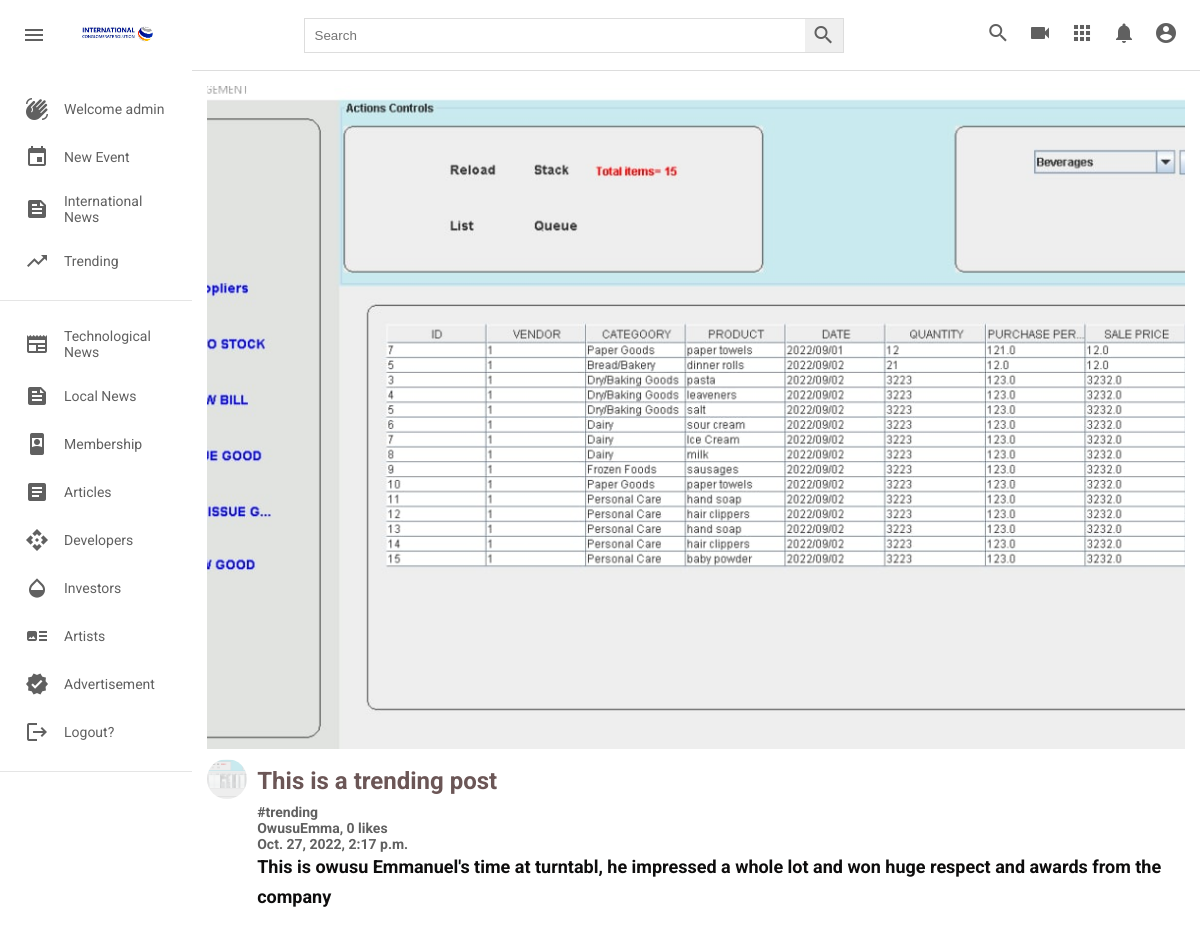
The page /trendings/1/ (signed in) on the database its author committed.
### post/models.py (models this page shows, shortened)
class TreandingPost(models.Model):
    title = models.CharField(max_length=500, verbose_name="title", blank=True)
    picture = models.ImageField(upload_to=user_directory_path, verbose_name="Picture", null=True)
    caption = models.CharField(max_length=500000, verbose_name="Caption")
    posted = models.DateTimeField(auto_now_add=True)
    tag = models.ManyToManyField(Tag, related_name="trendingPostTag")
    user = models.ForeignKey(User, on_delete=models.CASCADE)
    likes = models.IntegerField(default=0)

class Tag(models.Model):
    title = models.CharField(max_length=100, verbose_name='tag')
    slug = models.SlugField(null=False, unique=True, default=uuid.uuid1)
    class Meta:
        verbose_name = 'Tag'
        verbose_name_plural = 'Tags'
    def __str__(self):
        return self.title

### post/views.py (the view)
# urls.py: path('trendings/<int:id>/', views.trending_detailed_page, name="trending_detailed_page"),
def trending_detailed_page(request, id):
    trending_detail_page = TreandingPost.objects.get(id=id)
    return render(request, 'trending_detail_page.html', {'trending_detailed_pages':trending_detail_page})

### templates/trending_detail_page.html
{% extends 'base.html' %}
{% load static %}
   {% block content %}
     <div class="detailPage_videos">
        <div class="detailPage_videos__container">
            <div class="detailPage_video">
                <div class="detailPage_video__thumbnail">
                <img src="{{ trending_detailed_pages.picture.url }}" alt="" />
                </div>
                <div class="video__details">
                    <div class="detailPage_author">
                        <img
                        src="{{ trending_detailed_pages.picture.url }}"
                        alt=""
                        />
                    </div>
                    <div class="detailPage_title">
                        <h3> <a href=""> {{ trending_detailed_pages.title }}</a></h3>
                        <h2><b>{% for tag in trending_detailed_pages.tag.all%}<a href="{{tag.get_absolute_url}}"> #{{tag}} </a><br>{% endfor %}</b></h2>
                        <h2><b><a href=""> {{trending_detailed_pages.user.username}}, {{trending_detailed_pages.likes}} likes </a></b></h2>
                        <h2> <b> <a href="">{{trending_detailed_pages.posted}}</a> </b></h2>
                        <h4> <a href=""> {{ trending_detailed_pages.caption }}</a></h4>
                    </div>
                </div>
            </div>
        </div>
      </div>
    </div>
   {% endblock content %}

### templates/base.html (shortened to what this page needs)
{% load static %}
<html lang="en">
  <head>
    <link rel="stylesheet" href={% static 'styles.css'%} />
  </head>
  <body>
    {% if user.is_authenticated %}
    <div class="header">
      <div class="header__left">
        <i id="menu" class="material-icons">menu</i>
        <img
          src={% static 'images/mainlogo.jpg'%}
          alt=""
        />
      </div>
      <div class="header__search">
        <form action="">
          <input type="text" placeholder="Search" />
          <button><i class="material-icons">search</i></button>
        </form>
      </div>
      <div class="header__icons">
        <i class="material-icons display-this">search</i>
        <i class="material-icons">videocam</i>
        <i class="material-icons">apps</i>
        <i class="material-icons">notifications</i>
        <a href="{% url 'profile' request.user.username %}"
        class="nav-item nav-link {% if request.user.username in request.path %}active{% endif %}">
        <i class="material-icons display-this">account_circle</i>
        </a>
      </div>
    </div>
    <div class="mainBody">
      <div class="sidebar">
        <div class="sidebar__categories">
          <div class="sidebar__category">
            <i class="material-icons">waving_hand</i>
            <span>Welcome {{ user.username }}</span>
          </div>
          <div class="sidebar__category">
            <i class="material-icons">event</i>
            <span><a style="text-decoration:none; color: rgb(96, 96, 96);" href="{% url 'newevent' %}">New Event</a></span>
          </div>
          <div class="sidebar__category">
            <i class="material-icons">feed</i>
            <span><a style="text-decoration:none; color: rgb(96, 96, 96);" href="{% url 'internationalnews' %}">International News</a></span>
          </div>
          <div class="sidebar__category">
            <i class="material-icons">trending_up</i>
            <span><a style="text-decoration:none; color: rgb(96, 96, 96);" href="{% url 'trending' %}">Trending</a></span>
          </div>
        </div>
        <hr />
        <div class="sidebar__categories">
          <div class="sidebar__category">
            <i class="material-icons">newspaper</i>
            <span>Technological News</span>
          </div>
          <div class="sidebar__category">
            <i class="material-icons">feed</i>
            <span>Local News</span>
          </div>
          <div class="sidebar__category">
            <i class="material-icons">remember_me</i>
            <span>Membership</span>
          </div>
          <div class="sidebar__category">
            <i class="material-icons">article</i>
            <span>Articles</span>
          </div>
          <div class="sidebar__category">
            <i class="material-icons">api</i>
            <span>Developers</span>
          </div>
          <div class="sidebar__category">
            <i class="material-icons">opacity</i>
            <span>Investors</span>
          </div>
          <div class="sidebar__category">
            <i class="material-icons">art_track</i>
            <span> Artists</span>
          </div>
          <div class="sidebar__category">
            <i class="material-icons">verified</i>
            <span>Advertisement</span>
          </div>
          <div class="sidebar__category">
            <i class="material-icons">logout</i>
            <span><a style="text-decoration:none; color: rgb(96, 96, 96);" href="{% url 'logout' %}">Logout?</a></span>
          </div>
        </div>
        <hr />
      </div>
      {% else %}
        <div class="alert alert-success" role="alert">
            <h3>Welcome!</h3>
            <a href="{% url 'register' %}">Signup</a>
            <a href="{% url 'login' %}">Login</a>
        </div>
      {% endif %}
    {% block content %}
    {% endblock content %}
  </body>
</html>

### static/styles.css (style rules this page uses)
* { margin: 0; padding: 0; box-sizing: border-box; }
body { font-family: 'Roboto', sans-serif; }
.material-icons { color: rgb(96, 96, 96); }
.header { display: flex; justify-content: space-between; align-items: center; height: 70px; padding: 15px; }
.header__left { display: flex; align-items: center; }
.header__left img { width: 100px; margin-left: 15px; }
.header i { padding: 0 7px; cursor: pointer; }
.header__search form { border: 1px solid #ddd; height: 35px; margin: 0; padding: 0; display: flex; }
.header__search input { width: 500px; padding: 10px; margin: 0; border-radius: 0; border: none; height: 100%; }
.header__search button { padding: 0; margin: 0; height: 100%; border: none; border-radius: 0; }
.mainBody { height: calc(100vh - 70px); display: flex; overflow: hidden; }
.sidebar { height: 100%; width: 230px; background-color: white; overflow-y: scroll; }
.sidebar__categories { width: 100%; display: flex; flex-direction: column; margin-bottom: 15px; margin-top: 15px; }
.sidebar__category { display: flex; align-items: center; padding: 12px 25px; }
.sidebar__category span { margin-left: 15px; }
hr { height: 1px; background-color: #e5e5e5; border: none; }
.video__details { display: flex; margin-top: 10px; }
.title a, span { text-decoration: none; color: rgb(96, 96, 96); font-size: 14px; }
.detailPage_videos { background-color: #fff; width: 100%; height: 100%; padding: 15px 15px; border-top: 1px solid #ddd; overflow-y: scroll; }
.detailPage_video { width: 100%; margin-bottom: 30px; }
.detailPage_video__thumbnail { width: 100%; height: 80%; }
.detailPage_video__thumbnail img { object-fit: cover; height: 100%; width: 100%; }
.detailPage_author img { object-fit: cover; border-radius: 50%; height: 40px; width: 40px; margin-right: 10px; }
.detailPage_title { display: flex; flex-direction: column; }
.detailPage_title h3 a { color: rgb(107, 86, 86); line-height: 45px; font-size: 24px; margin-bottom: 6px; }
.detailPage_title h4 a { color: rgb(14, 13, 13); line-height: 30px; font-size: 18px; margin-bottom: 6px; }
.detailPage_title a, span { text-decoration: none; color: rgb(96, 96, 96); font-size: 14px; }

### rows shown on the page
TreandingPost: picture (picture), title "This is a trending post", user.username "OwusuEmma", likes "0", posted "Oct. 27, 2022, 2:17 p.m.", caption "This is owusu Emmanuel's time at turntabl, he impressed a whole lot and won huge respect and awards from the company"
Tag: title "trending"

### other values the page prints
{{ user.username }} "admin"
